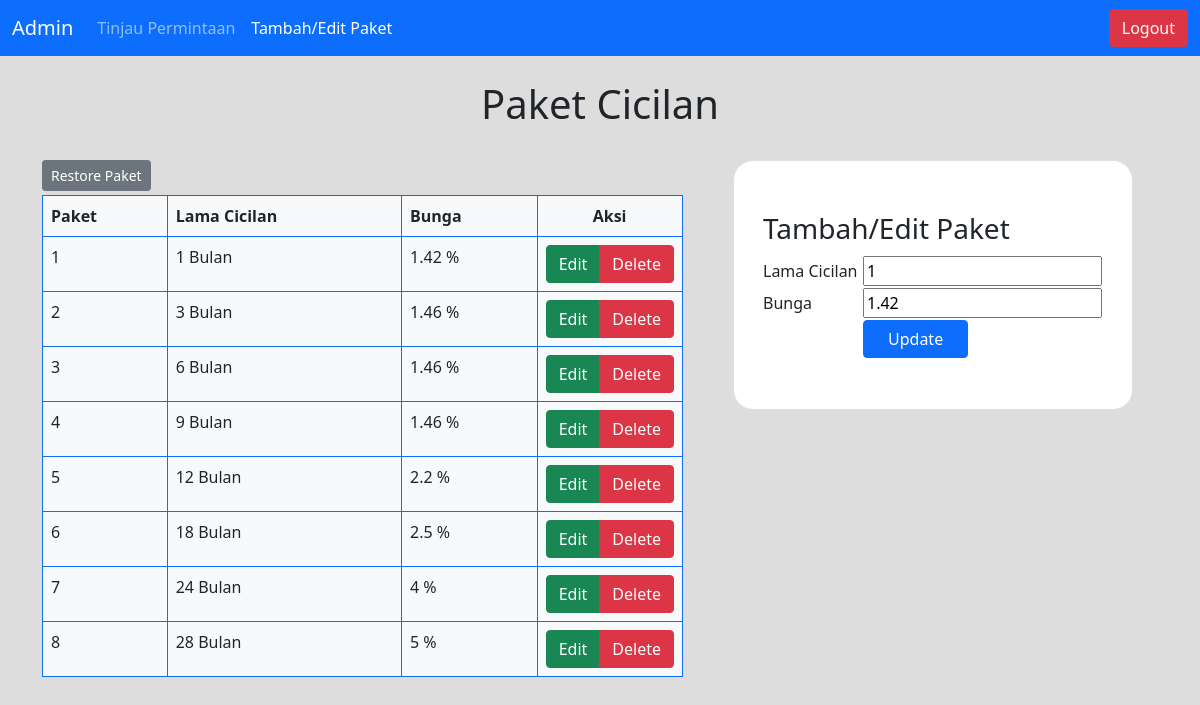
The page /paketCicilan.php?edit=1 (signed in) on the database its author committed.
### tables this page shows
CREATE TABLE `cicilan` (
  `id_paket` int(10) NOT NULL,
  `lama_cicilan` int(2) NOT NULL,
  `bunga_cicilan` float NOT NULL,
  `is_delete` bit(1) NOT NULL DEFAULT b'0'
);

### edit.php (called while the page is built, shortened)
<?php
include "config.php";
if (isset($_GET['edit'])) {
    $id = $_GET['edit'];
    $update = true;
    $result = mysqli_query($mysqli, "select * from cicilan WHERE id_paket='$id'");
    $row = $result->fetch_array();
    $cicilan = $row['lama_cicilan'];
    $bunga = $row['bunga_cicilan'];
}

### paketCicilan.php (the view, shortened to what this page needs)
<?php
include "config.php";
$paket_cicilan = mysqli_query($mysqli, "select * from cicilan where is_delete = 0");
?>
<!DOCTYPE html>
<html lang="en">
<head>
    <link href="https://cdn.jsdelivr.net/npm/bootstrap@5.1.3/dist/css/bootstrap.min.css" rel="stylesheet">
    <link rel="stylesheet" href="style.css">
</head>
<body>
    <nav class="navbar navbar-expand-lg navbar-dark bg-primary">
        <div class="container-fluid">
            <a class="navbar-brand" href="admin.php">Admin</a>
            <div class="collapse navbar-collapse" id="navbarSupportedContent">
                <ul class="navbar-nav me-auto mb-2 mb-lg-0">
                    <li class="nav-item">
                        <a class="nav-link" aria-current="page" href="admin.php">Tinjau Permintaan</a>
                    </li>
                    <li class="nav-item">
                        <a class="nav-link active" href="paketCicilan.php">Tambah/Edit Paket</a>
                    </li>
                </ul>
                <a class="ms-2 btn btn-danger" href="logout.php">Logout</a>
            </div>
        </div>
    </nav>
    <div class="container">
        <div class="row mt-4 mb-4">
            <h1 align="center">Paket Cicilan</h1>
        </div>
        <div class="row">
            <div class="col">
                <a class="btn btn-secondary btn-sm mb-1" href="restoreCicilan.php">Restore Paket</a>
                <table align="center" width="60%" class="table table-bordered border-primary bg-light">
                    <tr>
                        <th scope="col">Paket</th>
                        <th scope="col">Lama Cicilan</th>
                        <th scope="col">Bunga</th>
                        <th style="padding-left: 55px;">Aksi</th>
                    </tr>
                    <tr>
                        <?php
                        while ($item = mysqli_fetch_array($paket_cicilan)) {
                            echo "<tr>";
                            echo "<td>" . $item['id_paket'] . "</td>";
                            echo "<td>" . $item['lama_cicilan'] . " Bulan</td>";
                            echo "<td>" . $item['bunga_cicilan'] . " %</td>";
                            echo "<td style='width: 100px;'><div class='btn-group'><a class='btn btn-success' href='paketCicilan.php?edit=$item[id_paket]'>Edit</a><a onClick=\"javascript: return confirm('yakin ingin menghapus?');\" class='btn btn-danger' href='delete.php?delete=$item[id_paket]'>Delete</a></div></td>";
                            echo "</tr>";
                        }
                        ?>
                    </tr>
                </table>
            </div>
            <div class="col-5">
                <div class="card m-auto" style="height: 250px;">
                    <?php require_once 'edit.php' ?>
                    <form action="paketCicilan.php" method="post" class="m-auto">
                        <table align="center">
                            <tr>
                                <th colspan="2" height="40">
                                    <h3>Tambah/Edit Paket</h3>
                                </th>
                            </tr>
                            <tr>
                                <td width="100">Lama Cicilan</td>
                                <td>
                                    <input type="text" name="cicilan" value="<?php echo $cicilan ?>">
                                </td>
                            </tr>
                            <tr>
                                <td width="100">Bunga</td>
                                <td>
                                    <input type="text" name="bunga" value="<?php echo $bunga ?>">
                                </td>
                            </tr>
                            <tr>
                                <td></td>
                                <td>
                                    <?php if ($update == true) : ?>
                                        <input class="btn btn-primary ps-4 pe-4" type="submit" name="update" value="Update">
                                    <?php else : ?>
                                        <input class="btn btn-primary ps-4 pe-4" type="submit" name="save" value="Save">
                                    <?php endif; ?>
                                </td>
                            </tr>
                        </table>
                    </form>
                </div>
            </div>
        </div>
    </div>
</body>
</html>

### style.css (style rules this page uses)
body { background-color: #DDDDDD; }
.card { width: 400px; height: 200px; background-color: #fff; border-radius: 20px; }

### rows shown on the page
cicilan: id_paket "1", lama_cicilan "1", bunga_cicilan "1.42", cicilan "1", bunga "1.42"
cicilan: id_paket "2", lama_cicilan "3", bunga_cicilan "1.46"
cicilan: id_paket "3", lama_cicilan "6", bunga_cicilan "1.46"
cicilan: id_paket "4", lama_cicilan "9", bunga_cicilan "1.46"
cicilan: id_paket "5", lama_cicilan "12", bunga_cicilan "2.2"
cicilan: id_paket "6", lama_cicilan "18", bunga_cicilan "2.5"
cicilan: id_paket "7", lama_cicilan "24", bunga_cicilan "4"
cicilan: id_paket "8", lama_cicilan "28", bunga_cicilan "5"
